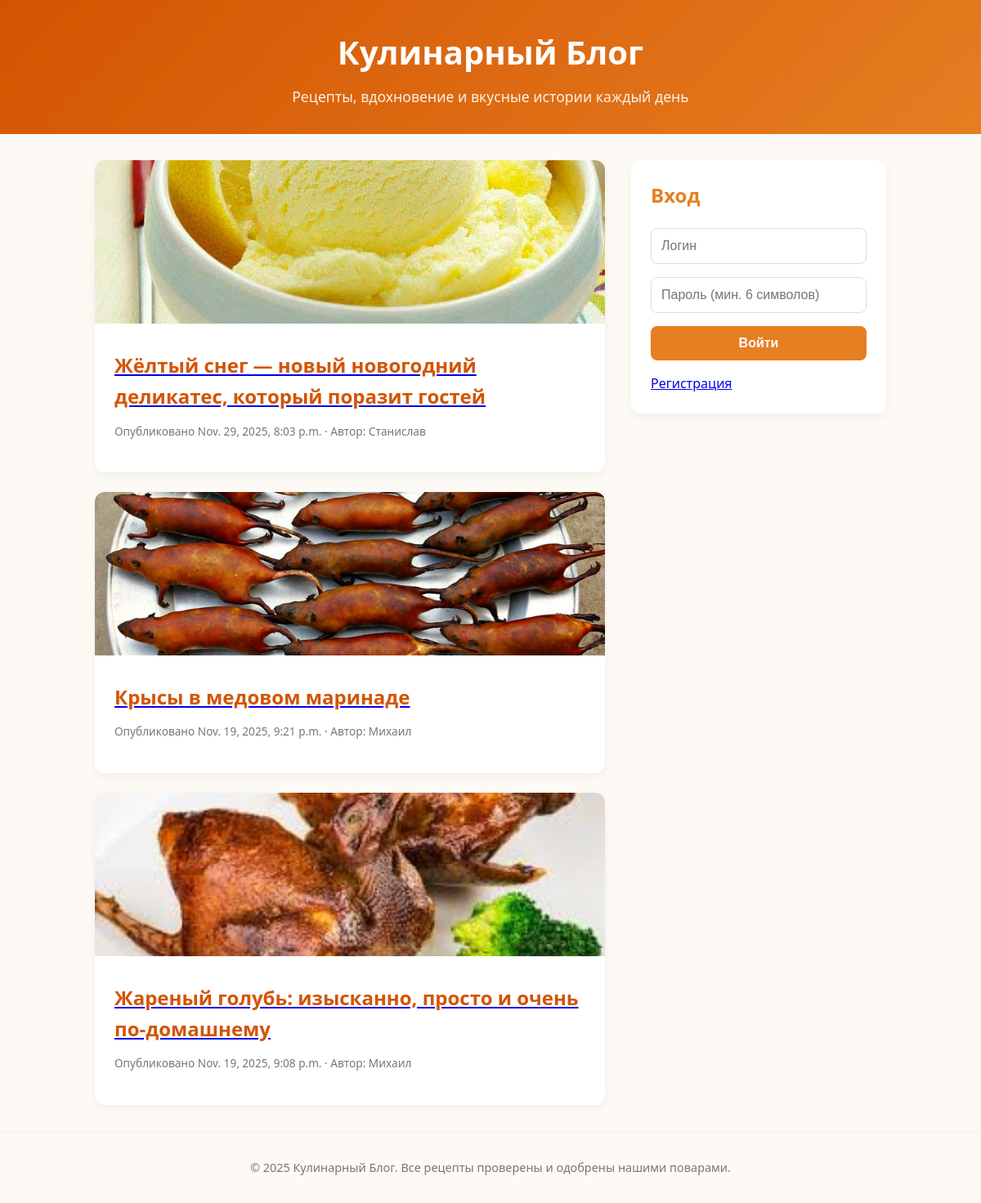
The page / on the database its author committed.
### Main/models.py (models this page shows, shortened)
class Article(models.Model):
    author = models.ForeignKey(User, on_delete=models.CASCADE, editable=True)
    title = models.CharField(max_length=100)
    pub_date = models.DateTimeField('publication date', auto_now_add=True)
    article = tinymce_models.HTMLField()
    image = models.ImageField(upload_to='articles', blank=True, null=True)

### Main/views.py (the view)
# urls.py: path('', views.index, name='index'),
def index(request):
    cards = Article.objects.order_by('-pub_date')[:5]
    context = {'cards':cards}
    return render(request, 'index.html', context)

### Main/templates/index.html (shortened to what this page needs)
<!DOCTYPE html>
<html lang="ru">
<head>
</head>
<body>
  <header>
    <h1>Кулинарный Блог</h1>
    <p class="tagline">Рецепты, вдохновение и вкусные истории каждый день</p>
  </header>
  <main>
    <section class="posts">
        {%for card in cards %}
      <article class="post">
        <img src="{{card.image.url}}" alt="card.title">
        <div class="post-content">
          <a href="{% url 'article_url' card.id %}"> <h2>{{card.title}}</h2></a>
          <p class="post-meta">Опубликовано {{card.pub_date}} · Автор: {{card.author.first_name}}</p>
        </div>
      </article>
        {% endfor %}
    </section>
    <aside class="sidebar">
      {% if not user.is_authenticated %}
      <h2>Вход</h2>
      <form id="registerForm" class="register-form" method="POST" action="{% url 'authorization' %}">
        <input type="text" name="login" id="login" placeholder="Логин" required>
        <input type="password" name="password" id="password" placeholder="Пароль (мин. 6 символов)" required minlength="6">
        <button type="submit" class="btn">Войти</button>
          <a href="{% url 'register' %}">Регистрация</a>
      </form>
        {% else %}
        <h2>Добро пожаловать, {{user.first_name}}</h2>
        <form id="logoutForm" class="register-form" method="POST" action="{% url 'logout' %}">
         {% csrf_token %}
        <button type="submit" class="btn">Выйти</button>
        </form>
        {% endif %}
    </aside>
  </main>
  <footer>
    <p>© 2025 Кулинарный Блог. Все рецепты проверены и одобрены нашими поварами.</p>
  </footer>
</body>
</html>

### Main/templates/index.html (style rules this page uses)
* { margin: 0; padding: 0; box-sizing: border-box; }
body { font-family: 'Segoe UI', Tahoma, Geneva, Verdana, sans-serif; line-height: 1.6; color: #333; background-color: #fdf9f5; }
header { background: linear-gradient(135deg, #d35400, #e67e22); color: white; text-align: center; padding: 2rem 1rem; }
h1 { font-size: 2.5rem; margin-bottom: 0.5rem; }
.tagline { font-size: 1.1rem; opacity: 0.9; }
main { max-width: 1000px; margin: 2rem auto; padding: 0 1rem; display: grid; grid-template-columns: 2fr 1fr; gap: 2rem; }
.posts { display: flex; flex-direction: column; gap: 1.5rem; }
.post { background: white; border-radius: 12px; overflow: hidden; box-shadow: 0 4px 12px rgba(0,0,0,0.05); transition: transform 0.3s ease; }
.post img { width: 100%; height: 200px; object-fit: cover; }
.post-content { padding: 1.5rem; }
.post h2 { color: #d35400; margin-bottom: 0.75rem; }
.post-meta { font-size: 0.85rem; color: #777; margin-bottom: 1rem; }
.sidebar { background: white; padding: 1.5rem; border-radius: 12px; box-shadow: 0 4px 12px rgba(0,0,0,0.05); align-self: start; }
.sidebar h2 { color: #e67e22; margin-bottom: 1.25rem; font-size: 1.5rem; }
.register-form { display: flex; flex-direction: column; gap: 1rem; }
.register-form input { padding: 0.75rem; border: 1px solid #ddd; border-radius: 8px; font-size: 1rem; transition: border-color 0.3s; }
.btn { background: #e67e22; color: white; border: none; padding: 0.75rem; font-size: 1rem; font-weight: 600; border-radius: 8px; cursor: pointer; transition: background 0.3s; }
footer { text-align: center; padding: 2rem; color: #777; font-size: 0.9rem; border-top: 1px solid #eee; margin-top: 2rem; }

### rows shown on the page
Article: image (picture), title "Жёлтый снег — новый новогодний деликатес, который поразит гостей", pub_date "Nov. 29, 2025, 8:03 p.m.", author.first_name "Станислав"
Article: image (picture), title "Крысы в медовом маринаде", pub_date "Nov. 19, 2025, 9:21 p.m.", author.first_name "Михаил"
Article: image (picture), title "Жареный голубь: изысканно, просто и очень по-домашнему", pub_date "Nov. 19, 2025, 9:08 p.m.", author.first_name "Михаил"
